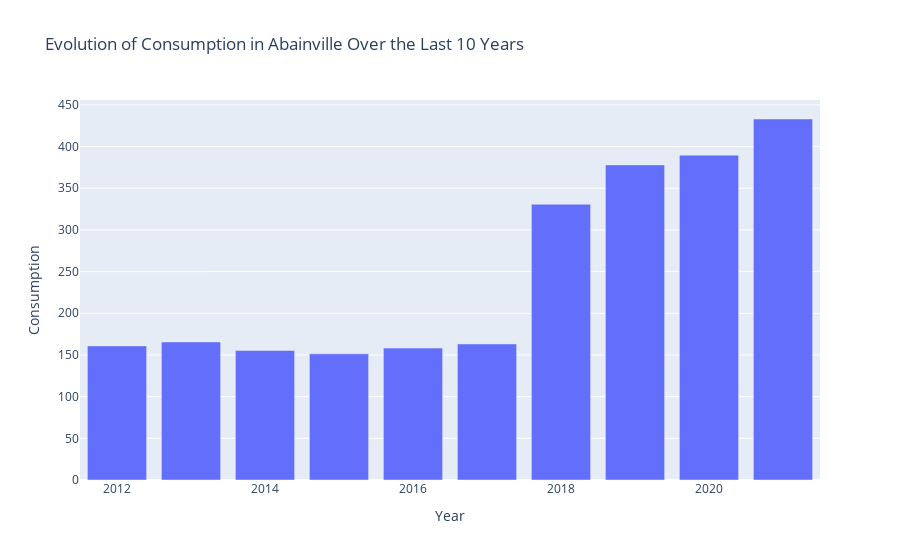

Notebook source saved alongside this figure:
### Code cell
show_conso("Abainville")

### Figure 1 — Plotly figure (JSON) as saved in the notebook; plotly's stock layout.template omitted (floating-point values rounded to 4 significant figures)
{"data": [{"type": "bar", "x": [2012, 2013, 2014, 2015, 2016, 2017, 2018, 2019, 2020, 2021], "y": [160.9, 165.7, 155.4, 151.4, 158.2, 163.2, 330.8, 378.0, 389.7, 433.1]}], "layout": {"autosize": true, "title": {"text": "Evolution of Consumption in Abainville Over the Last 10 Years"}, "xaxis": {"autorange": true, "range": [2012.0, 2022.0], "title": {"text": "Year"}, "type": "linear"}, "yaxis": {"autorange": true, "range": [0, 455.9], "title": {"text": "Consumption"}, "type": "linear"}}}
